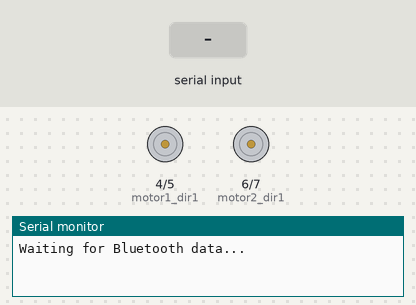
Simulated run of this sketch. Board: Arduino Uno, built with avr-gcc and run on an emulated ATmega328P. Shown: motor-driver pin pairs drawn as motors (green arrow = first pin HIGH = forward, orange = second pin HIGH = backward, longer = more drive, scaled by the enable pin), the last lines printed to the serial monitor. Inputs (shaded band) come from the test bench.

Above: at 1.2 s.
1.3 s: "F" received over Serial
At 2.2 s:
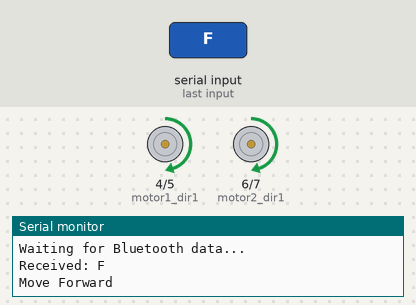
4.3 s: "B" received over Serial
At 5.7 s:
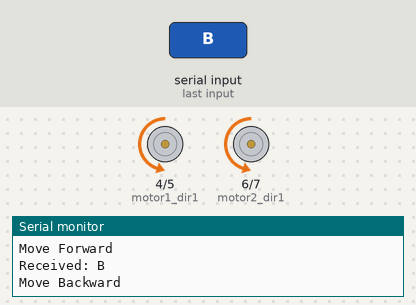
7.3 s: "L" received over Serial
At 8.0 s:
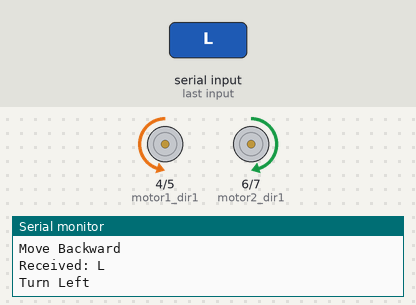
10.3 s: "R" received over Serial
At 11.4 s:
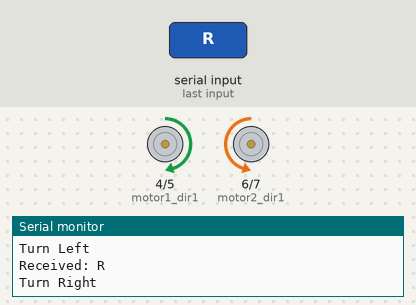
Timing chart, 0 to 13.8 s (numbered marks = the images above; inputs shaded):
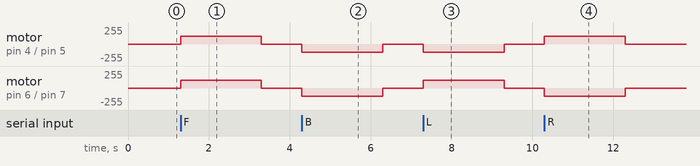

The sketch:

arduinofile.ino
```cpp
#define motor1_en 10
#define motor2_en 11
#define motor1_dir1 4
#define motor1_dir2 5
#define motor2_dir1 6
#define motor2_dir2 7


char receivedChar;

void setup() {
  Serial.begin(9600);
  Serial.println("Waiting for Bluetooth data...");

  for (unsigned int i = 4; i < 8; i++) {
    pinMode(i, OUTPUT);
  }

  pinMode(motor1_en, OUTPUT);
  pinMode(motor2_en, OUTPUT);
}

void Stop() {
  analogWrite(motor1_en, 0);
  analogWrite(motor2_en, 0);
  digitalWrite(motor1_dir1, LOW);
  digitalWrite(motor1_dir2, LOW);
  digitalWrite(motor2_dir1, LOW);
  digitalWrite(motor2_dir2, LOW);
}

void forward() {
  analogWrite(motor1_en, 120);
  analogWrite(motor2_en, 120);
  digitalWrite(motor1_dir1, HIGH);
  digitalWrite(motor1_dir2, LOW);
  digitalWrite(motor2_dir1, HIGH);
  digitalWrite(motor2_dir2, LOW);
  delay(2000);
  Stop();


}

void backward() {
  analogWrite(motor1_en, 120);
  analogWrite(motor2_en, 120);
  digitalWrite(motor1_dir1, LOW);
  digitalWrite(motor1_dir2, HIGH);
  digitalWrite(motor2_dir1, LOW);
  digitalWrite(motor2_dir2, HIGH);
  delay(2000);
  Stop();
}

void left() {
  analogWrite(motor1_en, 120);
  analogWrite(motor2_en, 120);
  digitalWrite(motor1_dir1, LOW);
  digitalWrite(motor1_dir2, HIGH);
  digitalWrite(motor2_dir1, HIGH);
  digitalWrite(motor2_dir2, LOW);
  delay(2000);
  analogWrite(motor1_en, 0);
  analogWrite(motor2_en, 0);
}

void right() {
  analogWrite(motor1_en, 120);
  analogWrite(motor2_en, 120);
  digitalWrite(motor1_dir1, HIGH);
  digitalWrite(motor1_dir2, LOW);
  digitalWrite(motor2_dir1, LOW);
  digitalWrite(motor2_dir2, HIGH);
  delay(2000);
  Stop();

}


void loop() {

  if (Serial.available()) {
    receivedChar = Serial.read();
    Serial.print("Received: ");
    Serial.println(receivedChar);


    if (receivedChar == 'F') {
      Serial.println("Move Forward");
      forward();
    } else if (receivedChar == 'B') {
      Serial.println("Move Backward");
      backward();
    } else if (receivedChar == 'L') {
      Serial.println("Turn Left");
      left();
    } else if (receivedChar == 'R') {
      Serial.println("Turn Right");
      right();
    } else {
      Serial.println("Stop");
      Stop();
    }
  }
}
```

Measured:
- after the input at 1.3 s, motor on pin 4 (motor1_dir1) / pin 5 (motor1_dir2), motor on pin 6 (motor2_dir1) / pin 7 (motor2_dir2): stopped → forward 120/255 at once, → stopped 2.0 s later
- after the input at 4.3 s, motor on pin 4 (motor1_dir1) / pin 5 (motor1_dir2), motor on pin 6 (motor2_dir1) / pin 7 (motor2_dir2): stopped → backward 120/255 at once, → stopped 2.0 s later
- after the input at 7.3 s, motor on pin 4 (motor1_dir1) / pin 5 (motor1_dir2): stopped → backward 120/255 at once, → stopped 2.0 s later; motor on pin 6 (motor2_dir1) / pin 7 (motor2_dir2): stopped → forward 120/255 at once, → stopped 2.0 s later
- after the input at 10.3 s, motor on pin 4 (motor1_dir1) / pin 5 (motor1_dir2): stopped → forward 120/255 at once, → stopped 2.0 s later; motor on pin 6 (motor2_dir1) / pin 7 (motor2_dir2): stopped → backward 120/255 at once, → stopped 2.0 s later
